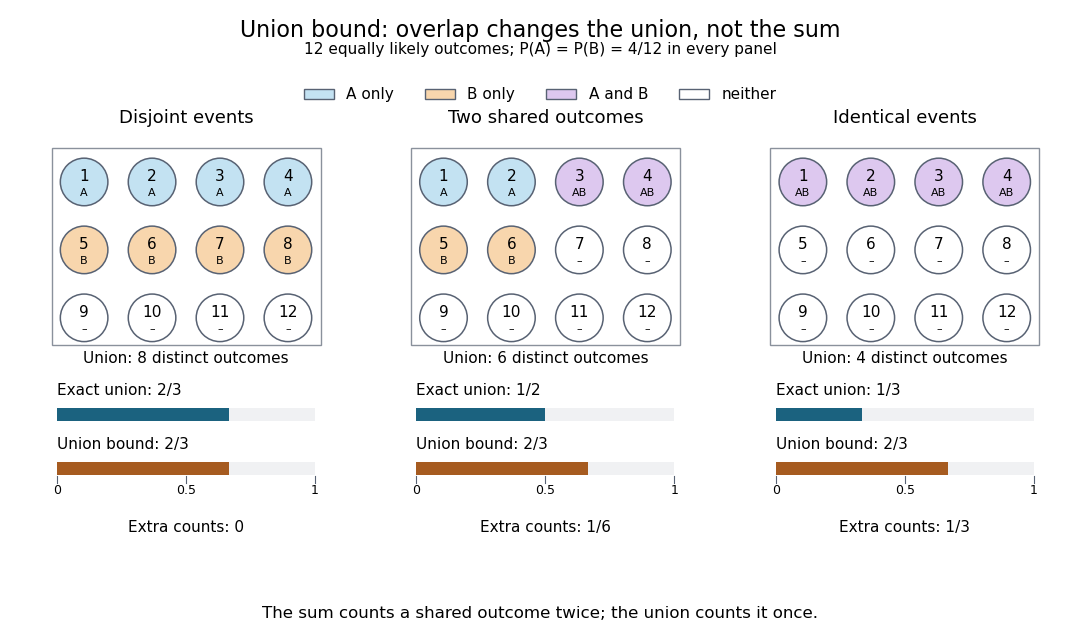

Here is the Python script that generated this plot:
"""Draw exact unions of finite events. Run from _media with Python 3.14.

Tested with Python 3.14.4, matplotlib 3.10.7 and numpy 2.3.5.
All twelve outcomes have probability 1/12; no independence is assumed.
"""

from fractions import Fraction
from pathlib import Path

import matplotlib.pyplot as plt
from matplotlib.patches import Circle, Patch, Rectangle
import numpy as np


def main():
    plt.rcParams.update({"font.size": 11, "font.family": "DejaVu Sans"})
    omega = set(range(1, 13))
    event_a = {1, 2, 3, 4}
    cases = [
        ("Disjoint events", {5, 6, 7, 8}, Fraction(2, 3)),
        ("Two shared outcomes", {3, 4, 5, 6}, Fraction(1, 2)),
        ("Identical events", {1, 2, 3, 4}, Fraction(1, 3)),
    ]
    colors = {"A": "#c3e2f2", "B": "#f8d6ad", "AB": "#ddc8ef", "": "white"}
    fig, axes = plt.subplots(1, 3, figsize=(10.8, 6.4), facecolor="white")
    fig.subplots_adjust(left=0.025, right=0.985, bottom=0.10, top=0.79, wspace=0.13)
    fig.suptitle("Union bound: overlap changes the union, not the sum", fontsize=16, y=0.97)
    fig.text(0.5, 0.915, "12 equally likely outcomes; P(A) = P(B) = 4/12 in every panel", ha="center")
    fig.legend(
        handles=[Patch(facecolor=colors[k], edgecolor="#586273", label=label)
                 for k, label in [("A", "A only"), ("B", "B only"), ("AB", "A and B"), ("", "neither")]],
        loc="upper center", bbox_to_anchor=(0.5, 0.885), ncol=4, frameon=False,
    )
    for ax, (title, event_b, expected) in zip(axes, cases, strict=True):
        union = event_a | event_b
        exact = Fraction(len(union), len(omega))
        bound = Fraction(len(event_a) + len(event_b), len(omega))
        assert exact == expected and bound == Fraction(2, 3)
        assert bound - exact == Fraction(len(event_a & event_b), len(omega))
        ax.set(xlim=(-0.6, 3.6), ylim=(-3.0, 3.5), aspect="equal")
        ax.axis("off")
        ax.set_title(title, fontsize=13, pad=8)
        ax.add_patch(Rectangle((-0.48, 0.40), 3.96, 2.90, facecolor="white", edgecolor="#8a919c", lw=1))
        for index, outcome in enumerate(sorted(omega)):
            x, y = index % 4, 2.8 - index // 4
            membership = ("A" if outcome in event_a else "") + ("B" if outcome in event_b else "")
            ax.add_patch(Circle((x, y), 0.35, facecolor=colors[membership], edgecolor="#586273", lw=1.1))
            ax.text(x, y + 0.08, str(outcome), ha="center", va="center", fontsize=11)
            ax.text(x, y - 0.16, membership or "–", ha="center", va="center", fontsize=8)
        ax.text(1.5, 0.13, f"Union: {len(union)} distinct outcomes", ha="center", fontsize=11)
        for y, value, label, color in [
            (-0.62, exact, "Exact union", "#1b627f"),
            (-1.42, bound, "Union bound", "#a65b20"),
        ]:
            ax.text(-0.4, y + 0.29, f"{label}: {value}", fontsize=11)
            ax.add_patch(Rectangle((-0.4, y - 0.10), 3.8, 0.20, facecolor="#f0f1f3", edgecolor="none"))
            ax.add_patch(Rectangle((-0.4, y - 0.10), 3.8 * float(value), 0.20, facecolor=color, edgecolor="none"))
        ticks = np.array([0, 0.5, 1.0])
        for tick in ticks:
            ax.plot([-0.4 + 3.8 * tick] * 2, [-1.63, -1.53], color="#586273", lw=0.8)
            ax.text(-0.4 + 3.8 * tick, -1.80, f"{tick:g}", ha="center", fontsize=9)
        ax.text(1.5, -2.35, f"Extra counts: {bound - exact}", ha="center", fontsize=11)
    fig.text(0.5, 0.035, "The sum counts a shared outcome twice; the union counts it once.", ha="center", fontsize=12)
    destination = Path.cwd() / (Path(__file__).stem + ".png")
    fig.savefig(destination, dpi=100, facecolor="white", transparent=False)
    plt.close(fig)
    print(destination)


if __name__ == "__main__":
    main()
